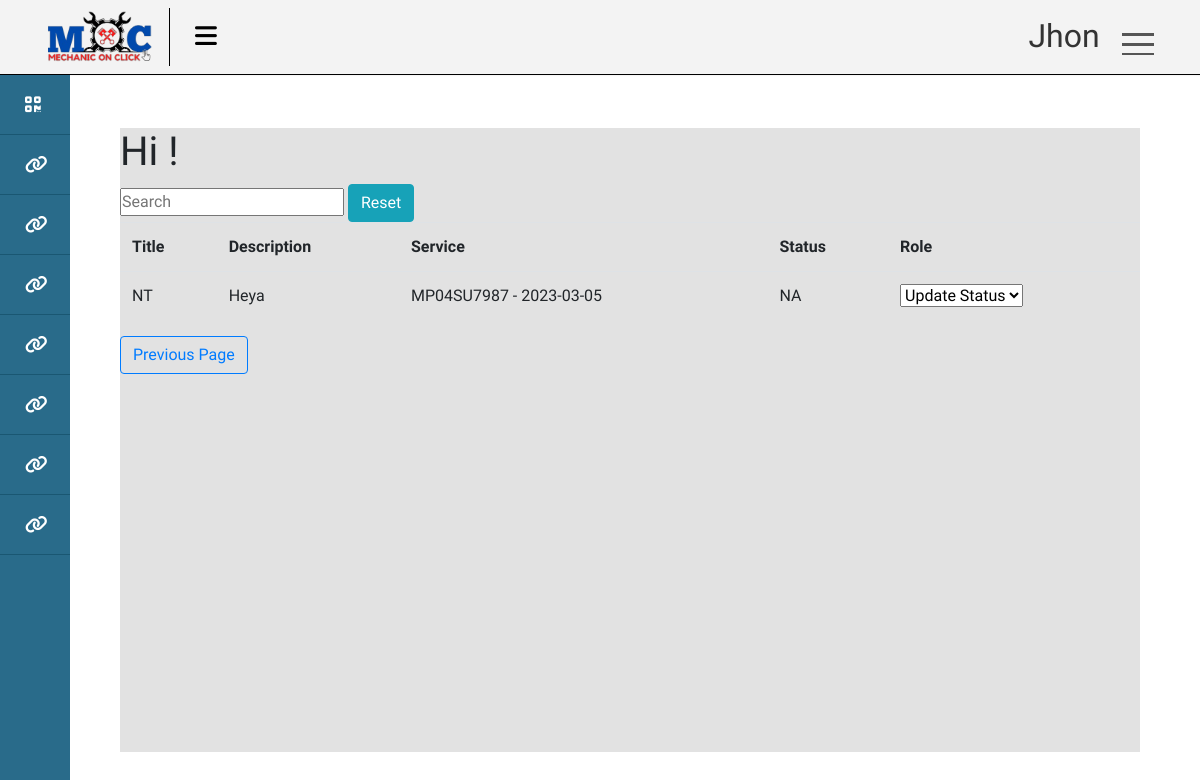
The app's page /tasks/employee/get (signed in), older data.
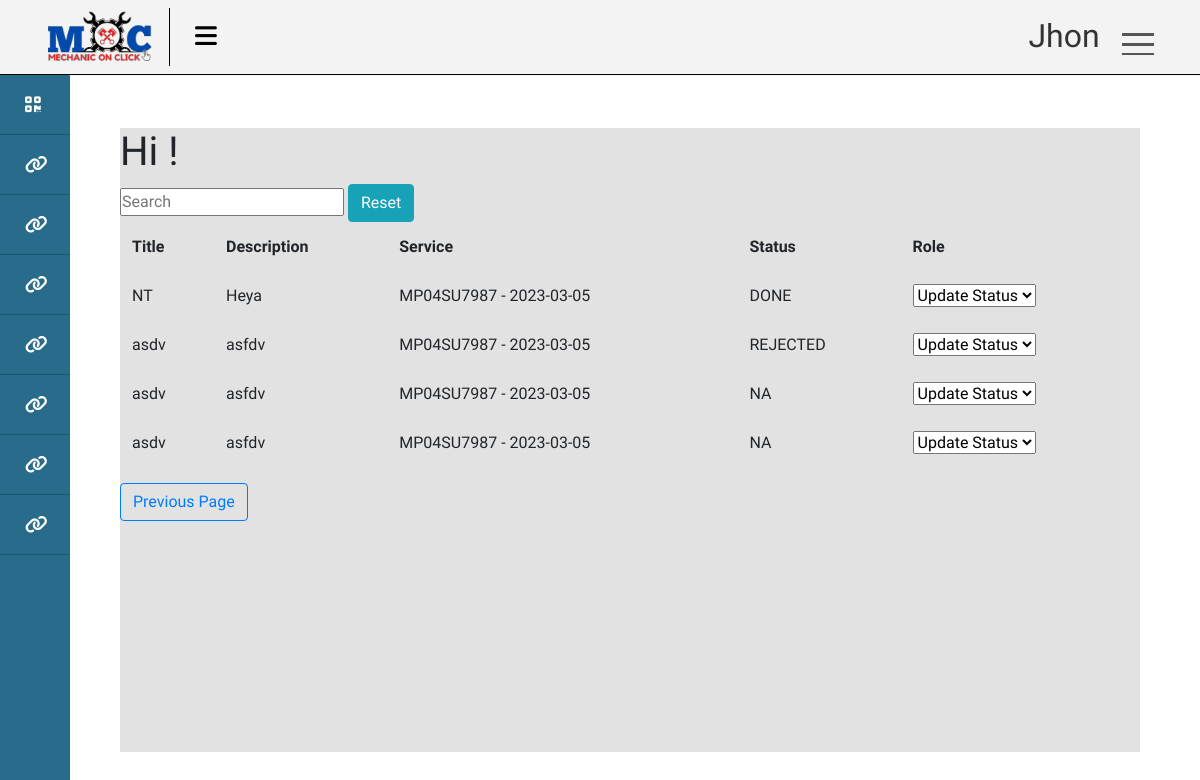
The same page, newer data.
### account/models.py (models this page shows)
class User(AbstractUser):
    class Role(models.TextChoices):
        ADMIN = "ADMIN" , "Admin"
        CUSTOMER = 'CUSTOMER' , "Customer"
        EMPLOYEE = 'EMPLOYEE' , 'Employee'
        HR = 'HR' , 'Human Resource Manager'
        SM = 'SM' , 'Service Manager'
        SA = 'SA' , 'Service Advisor'
        NA = 'NA' , 'NA'
        BSM = 'BSM' , 'Body Shop Manager'
        BSA = 'BSA' , 'Body Shop Advisor'
        CRM = 'CRM' , 'Customer Relationship Manager'
        SPM = 'SPM' , 'Spare Part Manager'
        SPE = 'SPE' , 'Spare Part Executive'
        AM  = 'AM' , 'Account Manager'
    phone = models.CharField(max_length=13,unique=True , null=True , blank=True)
    role = models.CharField(max_length=50 , choices=Role.choices ,default= Role.CUSTOMER)
    is_active = models.BooleanField(default=False)

### ERP/models.py (models this page shows, shortened)
class Task(models.Model):
    title = models.CharField(max_length=50 )
    description = models.CharField(max_length=200)
    services = models.ForeignKey(Service , null=True , blank= True , on_delete=models.SET_NULL)
    employee = models.ForeignKey(Employee , null=True , blank=True , on_delete=models.SET_NULL)
    date = models.DateField(default= datetime.date.today)
    center = models.ForeignKey(Center , on_delete=models.CASCADE)
    class TaskStatus(models.TextChoices):
        NA = 'NA' , 'NA'
        ACCEPTED = 'ACCEPTED' , 'ACCEPTED'
        REJECTED = 'REJECTED' , 'REJECTED'
        DONE = 'DONE' , 'DONE'
        PENDING = 'PENDING' , 'PENDING'
        FAILED = 'FAILED' , 'FAILED'
    status = models.CharField(max_length=50 , choices=TaskStatus.choices ,default= TaskStatus.NA)

class Service(models.Model):
    class Progress(models.TextChoices):
        WAITING = 'WAITING' , 'Waiting'
        DOING = 'DOING' , 'Doing'
    vehical = models.ForeignKey(Vehical , on_delete=models.SET_NULL, blank=True , null= True)
    center = models.ForeignKey(Center , on_delete=models.SET_NULL , null=True , blank= True)
    services = models.ManyToManyField(CenterServices)
    progress = models.CharField(max_length=20 , choices=Progress.choices , default= Progress.WAITING)
    date = models.DateTimeField(auto_now_add=True)
    additional_services = models.CharField(max_length=200 ,default = None)
    additional_services_cost = models.IntegerField(default=0)
    is_approved = models.BooleanField(default=False)
    def __str__(self) -> str:
        return str(self.vehical.number) + ' - ' + str(self.date.date())

class Vehical(models.Model):
    customer = models.ForeignKey(Customer , on_delete=models.CASCADE)
    number = models.CharField(max_length=20 , unique= True , blank=False , null= False)
    type = models.CharField(max_length=20)

### ERP/views.py (the view)
# urls.py: path('tasks/employee/get', employee_tasks , name ='employee_tasks'),
@login_required(login_url= 'login_page')
def employee_tasks(request):
    employee = Employee.objects.get(user = request.user)
    tasks = Task.objects.filter(employee = employee)
    context = {'tasks' : tasks}
    return render(request , 'ERP/HR/Task/emp_page.html' , context)

### templates/ERP/HR/Task/emp_page.html (shortened to what this page needs)
{% extends 'ERP/base.html' %}
{% load static %}
{% block content %}
<h1>Hi  !</h1>
{% include 'ERP/search_widget.html' %}
<table id="myTable" class = 'table'>
    <tr>
        <th>Title</th>
        <th>Description</th>
        <th>Service</th>
        <th>Status</th>
        <th>Role</th>
        </tr>
        {% for task in tasks %}
        <tr>
            <td> {{task.title}}  </td>
            <td>{{task.description}}</td>
            <td> {{task.services}}  </td>
            <td>{{task.status}}</td>
            <td>
                <select class="round" name="status" hx-get="{% url 'update_task_status' task.id %}" hx-trigger="change" hx-target="#statustab" >
                    <option selected>Update Status</option>
                </select>
            </td>
        </tr>
        {% endfor %}
        </table>
        <input class="btn btn-outline-primary" type=button value="Previous Page" onClick="javascript:history.go(-1);">
{% endblock %}

### templates/ERP/base.html (shortened to what this page needs)
{% load static %}
<!DOCTYPE html>
<html lang="en">
<head>
   <link rel="stylesheet" href="{% static 'css/dashboard.css' %}">
   <link rel="stylesheet" href="https://cdn.jsdelivr.net/npm/bootstrap@4.0.0/dist/css/bootstrap.min.css">
 </head>
</head>
<body>
<div id="main">
 <div class="wrapper hover_collapse">
	<div class="top_navbar">
		<div class="logo"><img src="{% static 'img/MoC.png' %}" alt=""></div>
		<div class="menu">
			<div class="hamburger">
				<i class="fas fa-bars"></i>
			</div>
		</div>
	</div>
    <div class="navigation">
		<div class="userBx">
			<p class="username">{{request.user}}</p>
		</div>
		<div class="menuToggle"></div>
      <ul class="menu2">
	  </ul>
	</div>
	{% include 'ERP/dashboard/main_dash.html' %}
	<div class="box">
        {% block content %}
        {% endblock %}
	</div>
</div>
</div>
</body>
</html>

### templates/ERP/dashboard/main_dash.html
{% if request.user.role == "CUSTOMER" %}
<div>Lol</div>
{% else %}
{% include 'ERP/dashboard/admin.html' %}
{% endif %}

### templates/ERP/dashboard/admin.html (shortened to what this page needs)
<div class="sidebar">
    <div class="sidebar_inner">
    <ul>
        <li>
            <a href=" {% url 'add_service_page' %} ">
                <span class="icon"><i class="fa fa-qrcode"></i></span>
            </a>
        </li>
        <li>
            <a href="{% url 'employee_service_list' %}">
                <span class="icon"><i class="fa fa-link"></i></span>
            </a>
        </li>
        <li>
            <a href="{% url 'estimates' %}">
                <span class="icon"><i class="fa fa-link"></i></span>
            </a>
        </li>
        <li>
            <a href="{% url 'approve_page' %}">
                <span class="icon"><i class="fa fa-link"></i></span>
            </a>
        </li>
        <li>
            <a href="{% url 'attendance' %}">
                <span class="icon"><i class="fa fa-link"></i></span>
            </a>
        </li>
        <li>
            <a href="{% url 'assign_task' %}">
                <span class="icon"><i class="fa fa-link"></i></span>
            </a>
        </li>
        <li>
            <a href="{% url 'tasks_list' %}">
                <span class="icon"><i class="fa fa-link"></i></span>
            </a>
        </li>
        <li>
            <a href="{% url 'employee_tasks' %}">
                <span class="icon"><i class="fa fa-link"></i></span>
            </a>
        </li>
    </ul>
    </div>
</div>

### templates/ERP/search_widget.html
<div >
    <input placeholder="Search" type="text" id="searchbox" onkeyup="searchFunction()">
    <a href="" class="btn btn-info">Reset</a>
</div>

### static/css/dashboard.css (style rules this page uses)
* { font-family: "Baloo Paaji 2", cursive; margin: 0; padding: 0; box-sizing: border-box; list-style: none; text-decoration: none; }
body { background: #ffffff; }
#main { width:100%; height:100%; background-color: salmon; }
.top_navbar { position: fixed; top: 0; left: 0; width: 100%; height: 75px; background: #f3f3f3; box-shadow: 1px 0 2px rgba(0, 0, 0, 0.125); display: flex; align-items: center; border-bottom: 1px solid #000000; }
.top_navbar .logo { width: 170px; padding: 0px 45px; color: white; border-right: 1px solid #000000; }
.top_navbar > .logo > img { width: 110px; }
.top_navbar .menu { width: calc(50% - 250px); padding: 0 25px; display: flex; justify-content: space-between; align-items: center; }
.top_navbar .hamburger { font-size: 25px; cursor: pointer; color: rgb(0, 0, 0); }
.hover_collapse .sidebar { width: 70px; }
.navigation { position: absolute; top: 0px; top: 14px; right: 32px; width: 160px; height: 69px; display: flex; justify-content: space-between; transition: height 0.5s, width 0.5s; overflow: hidden; z-index: 9999; border-radius: 25px; }
.navigation .userBx { position: relative; width: 60px; height: 60px; display: flex; margin-left: 12%; display: flex; align-items: center; justify-content: space-evenly; transition: 0.5s; transition-delay: 0.5s; }
.navigation .userBx .username { white-space: nowrap; text-overflow: hidden; margin-left: 2%; color: #333; font-size: 32px; }
.navigation .menuToggle { position: relative; width: 60px; height: 60px; cursor: pointer; display: flex; justify-content: center; align-items: center; }
.navigation .menuToggle::before { content: ""; position: absolute; width: 32px; height: 3px; background-color: #555; transform: translateY(-10px); box-shadow: 0 10px #555; transition: 0.5s; }
.navigation .menuToggle::after { content: ""; position: absolute; width: 32px; height: 2px; background-color: #555; transform: translateY(10px); transition: 0.5s; }
.sidebar { position: fixed; top: 75px; left: 0; width: 280px; height: 100%; background: #296b8a; z-index: 99; }
.sidebar ul li a { display: block; padding: 16px 25px; border-bottom: 1px solid #1a5772; color: #0e94d4; }
.sidebar ul li a .icon { font-size: 18px; color: white; vertical-align: middle; }
.menu2 { position: absolute; width: 100%; height: calc(100%-60px); margin-top: 60px; padding: 20px; border-top: 1px solid black; }
#main .box { position: fixed; width: 85%; height: 78%; background-color: #e2e2e2; position: absolute; right:5%; bottom: 6%; }

Row changes from the older to the newer data that the page shows:
changed Task "NT": status "NA" → "DONE"
added Task: title "asdv", description "asfdv", services "MP04SU7987 - 2023-03-05", status "REJECTED", status "Update Status"
added Task: title "asdv", description "asfdv", services "MP04SU7987 - 2023-03-05", status "NA", status "Update Status"
added Task: title "asdv", description "asfdv", services "MP04SU7987 - 2023-03-05", status "NA", status "Update Status"
